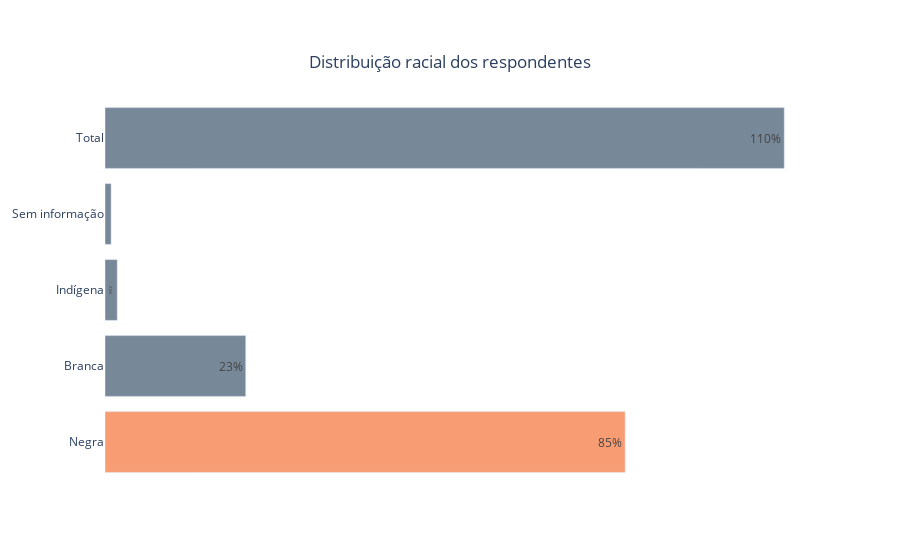

Here is the notebook cell this chart was saved with:
### Code cell
colors = ['lightslategray',] * 6
colors[0] = 'rgb(248,156,116)'

fig = go.Figure(data=[go.Bar(
    x= raca['raca'],
    y=raca.index,
    orientation='h',
    marker_color=colors,
    text=raca['raca']

)])

fig.update_traces(textposition='inside',texttemplate='%{text:.2s}%')
fig.update_xaxes(showticklabels=False)

fig.update_xaxes( showgrid=False, gridwidth=1, gridcolor='lightgray',
showline=False, linewidth=1, linecolor='black')
fig.update_yaxes(showgrid=False, gridwidth=1, gridcolor='lightgray',
showline=False, linewidth=1, linecolor='black')

fig.update_layout(title={
    'text' : 'Distribuição racial dos respondentes',
    'y': 0.9,
    'x': 0.5,
   
}, plot_bgcolor = 'white',)
fig.show()

### Figure 1 — Plotly figure (JSON) as saved in the notebook; plotly's stock layout.template omitted (floating-point values rounded to 4 significant figures)
{"data": [{"marker": {"color": ["rgb(248,156,116)", "lightslategray", "lightslategray", "lightslategray", "lightslategray", "lightslategray"]}, "orientation": "h", "text": [85, 23, 2, 1, 111], "textposition": "inside", "texttemplate": "%{text:.2s}%", "type": "bar", "x": [85, 23, 2, 1, 111], "y": ["Negra", "Branca", "Indígena", "Sem informação", "Total"]}], "layout": {"plot_bgcolor": "white", "title": {"text": "Distribuição racial dos respondentes", "x": 0.5, "y": 0.9}, "xaxis": {"gridcolor": "lightgray", "gridwidth": 1, "linecolor": "black", "linewidth": 1, "showgrid": false, "showline": false, "showticklabels": false}, "yaxis": {"gridcolor": "lightgray", "gridwidth": 1, "linecolor": "black", "linewidth": 1, "showgrid": false, "showline": false}}}
